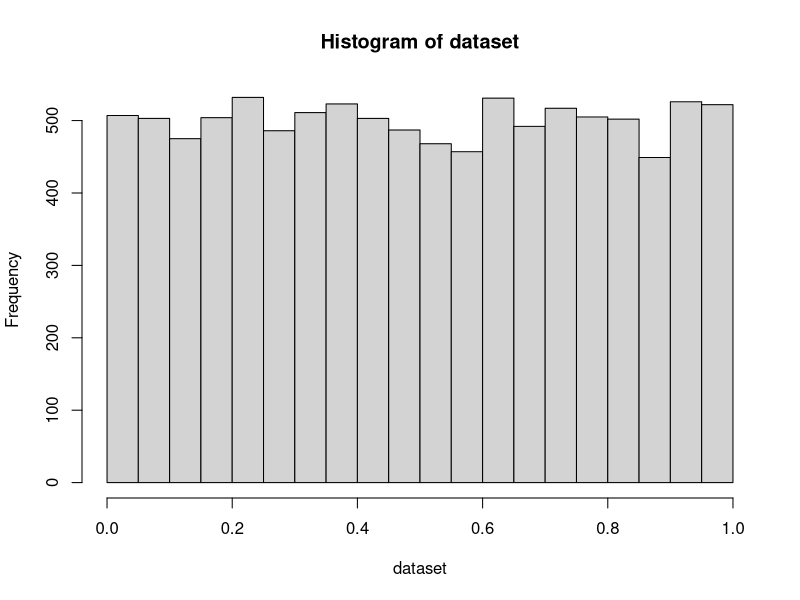

This chart was generated by the following R code: (Note: this script raises an error after producing the figure.)
# check whether distribution is uniform
is_unifom = function(dataset) {
    hist(dataset)
    
    size_of_dataset = length(dataset)
    
    sturgess_formula = 1 + 3.322 * log10(size_of_dataset)
    amount_of_intervals = round(sturgess_formula) + 1
    
    max <- max(dataset)
    min <- min(dataset)
    
    step <- (max - min) / amount_of_intervals
    
    actual_distribution <- list()
    theoretical_distribution <- list()
    square_difference <- list()
    
    for (i in 0:(amount_of_intervals - 1)) {
        actual <- 0  
        if (i == amount_of_intervals - 1)
            actual <- length(dataset[dataset >= min + i*step & dataset <= min + (i + 1)*step])
        else
            actual <- length(dataset[dataset >= min + i*step & dataset < min + (i + 1)*step])
        
        theoretical <- size_of_dataset / amount_of_intervals
        
        actual_distribution <- append(actual_distribution, 
                                      actual)
        theoretical_distribution <- append(theoretical_distribution, 
                                           theoretical)
        square_difference <- append(square_difference, 
                             (actual - theoretical)^2 / theoretical)
    }
    
    Chi_Square_actual <- 0
    for (item in square_difference) {
        Chi_Square_actual <- Chi_Square_actual + item
    }
    
    Chi_Square_critical <- qchisq(p = 0.95, df = amount_of_intervals - 1)
    
    print(Chi_Square_actual)
    print(Chi_Square_critical)
    
    return(Chi_Square_actual < Chi_Square_critical)
}

dataset <- runif(10000)
test_result <- is_unifom(dataset)

if (test_result == TRUE) {
    print("Chi Square test decided that RUNIF is genetare uniformly distributed numbers")
} else {
    print("Chi Square test decided that RUNIF is NOT generate uniformly distributed numbers.")
}

lower <- as.numeric(readline(prompt = "Enter lower bound of interval: "))
upper <- as.numeric(readline(prompt = "Enter upper bount of interval: "))
amount <- as.numeric(readline(prompt = "Enter amount of simulations: "))

custom_dataset <- runif(amount, min = lower, max = upper)
hist(custom_dataset)